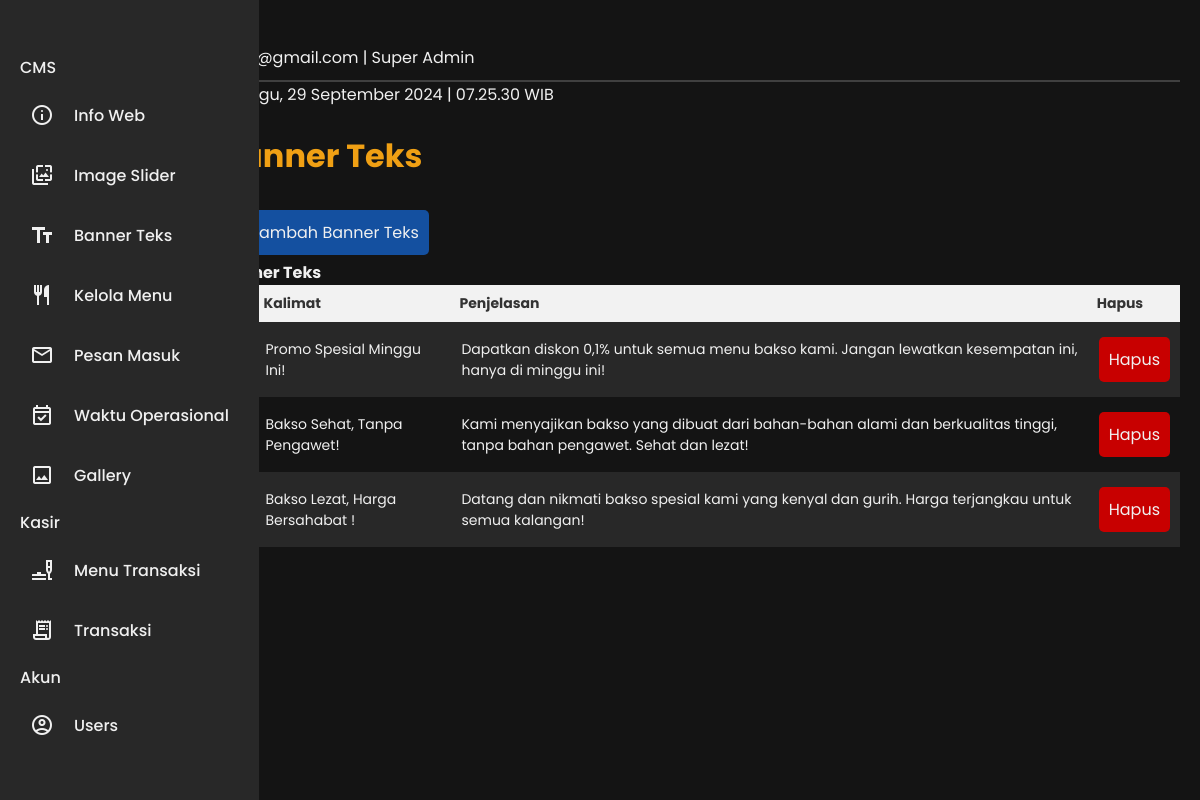
The app's page /admin/page.php?page=banner-teks (signed in) with its own data.
### tables this page shows
CREATE TABLE `cms_banner_teks` (
  `banner_id` int(11) NOT NULL,
  `kalimat` varchar(200) DEFAULT NULL,
  `penjelasan` varchar(250) DEFAULT NULL
);

### admin/page/cms/banner-teks.php (the view, shortened to what this page needs)
<?php
include 'page/template/sidebar.php';
?>
<body>
    <main class="content">
        <?php include 'page/template/header.php'; ?>
        <div>
            <h1 class="judul">Banner Teks</h1>
            <br>
            <div class="text">
                <a href="page.php?page=tambah-banner-teks">
                    <button class="tombol-tambah"><i class='bx bx-plus'></i> Tambah Banner Teks</button>
                </a>
                <br>
                <?php
                $no = 1;
                ?>
                <table>
                    <h4>Banner Teks</h4>
                    <tr>
                        <th>No</th>
                        <th>Kalimat</th>
                        <th>Penjelasan</th>
                        <th>Hapus</th>
                    </tr>
                    <?php
                    $data = mysqli_query($koneksi, "SELECT * FROM cms_banner_teks ORDER BY banner_id DESC");
                    while ($r = mysqli_fetch_array($data)) {
                    ?>
                        <tr>
                            <td><?php echo $no; ?></td>
                            <td><?php echo $r['kalimat']; ?></td>
                            <td><?php echo $r['penjelasan']; ?></td>
                            <td>
                                <a href="action.php?action=hapus-banner-teks&id=<?php echo $r['banner_id']; ?>"><button style="background-color: var(--red);">Hapus</button></a>
                            </td>
                        </tr>
                    <?php
                        $no++;
                    }
                    ?>
                </table>
            </div>
        </div>
    </main>
</body>

### admin/assets/css/style.css (style rules this page uses)
button { font-size: 1rem; border: none; color: var(--white); border-radius: 5px; padding: 10px; margin: 0 auto; margin-top: 5px; margin-bottom: 5px; cursor: pointer; }
button { color: var(--white); }

### admin/assets/css/style_sidebar.css (style rules this page uses)
* { margin: 0; padding: 0; box-sizing: border-box; font-family: 'L', sans-serif; }
:root { --blue_dark: #1450A0; --blue_light: #2878F0; --gold: #F0A014; --white: #F0F0F0; --black: #141414; --black2: #282828; --red: #C80000; --body-color: #141414; --sidebar-color: #282828; --sidebar-color2: #F0A014; --primary-color: #1450A0; --primary-color-light: #2878F0; --toggle-color: #2878F0; --text-color: #F0F0F0; --tran-03: all 0.2s ease; --tran-03: all 0.3s ease; --tran-04: all 0.3s ease; --tran-05: all 0.3s ease; }
body { min-height: 100vh; background-color: var(--body-color); transition: var(--tran-05); }

### admin/assets/css/style_table.css (style rules this page uses)
table { width: 100%; border-collapse: collapse; border-spacing: 0; margin: 0 auto; color: var(--white); font-size: 14px; }
th { background-color: #f2f2f2; color: #333; font-weight: bold; padding: 8px; text-align: left; }
tr:nth-child(even) { background-color: var(--black2); }
td { padding: 10px; }
td a { text-decoration: none; }

### admin/page/template/sidebar.php (style rules this page uses)
:root { --background-color: #141414; --sidebar-background: #282828; --sidebar-hover-background: #F0F0F0; --text-color: #F0F0F0; --text-hover-color: #123123; --separator-color: #2878F0; --user-profile-border: #F0F0F0; --user-detail-background: #F0F0F0; --gold: #F0A014; --blue_dark: #1450A0; --blue_light: #2878F0; }
* { margin: 0; padding: 0; box-sizing: border-box; font-family: "Poppins", sans-serif; }
body { min-height: 100vh; background: var(--background-color); display: flex; margin: 0; padding: 0; color: var(--text-color) }
.content { margin-left: 85px; padding: 20px; transition: margin-left 0.4s ease; width: 100vw; }
.judul { color: var(--gold); }
button { background-color: var(--blue_dark); }

### records on screen
cms_banner_teks: kalimat "Promo Spesial Minggu Ini!", penjelasan "Dapatkan diskon 0,1% untuk semua menu bakso kami. Jangan lewatkan kesempatan ini, hanya di minggu ini!"
cms_banner_teks: kalimat "Bakso Sehat, Tanpa Pengawet!", penjelasan "Kami menyajikan bakso yang dibuat dari bahan-bahan alami dan berkualitas tinggi, tanpa bahan pengawet. Sehat dan lezat!"
cms_banner_teks: kalimat "Bakso Lezat, Harga Bersahabat !", penjelasan "Datang dan nikmati bakso spesial kami yang kenyal dan gurih. Harga terjangkau untuk semua kalangan!"

### other values on screen
$_SESSION['email'] "apip@gmail.com"
$_SESSION['role'] "Super Admin"
